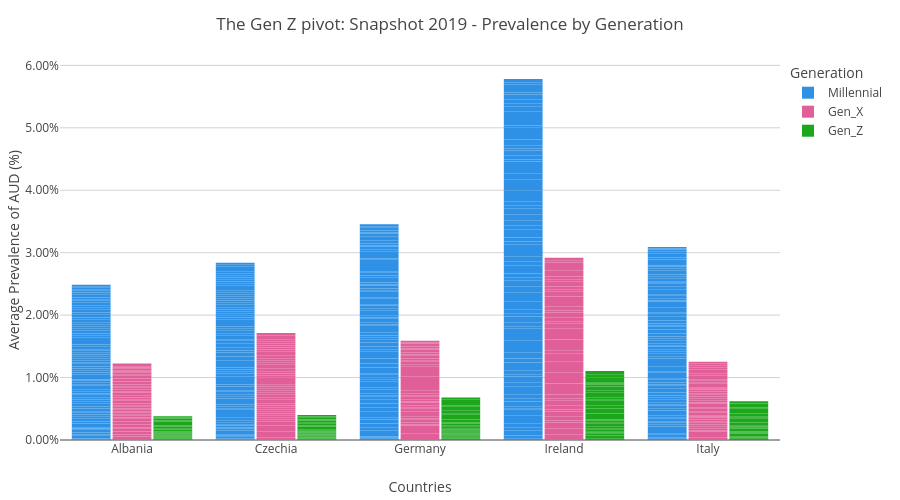

The code cell stored with this chart in its notebook:
### Code cell
fig.update_layout(
    bargap=0.15,        # gap between location groups
    bargroupgap=0.05    # gap between bars within a group
)

### Figure 1 — Plotly figure (JSON) as saved in the notebook; plotly's stock layout.template omitted (floating-point values rounded to 4 significant figures; data arrays with more than 128 entries replaced by an {"elided": "..."} marker saying what was removed)
{"data": [{"alignmentgroup": "True", "hovertemplate": "Generation=Millennial<br>Countries=%{x}<br>Average Prevalence of AUD (%)=%{y}<extra></extra>", "legendgroup": "Millennial", "marker": {"color": "#2E91E5", "line": {"color": "rgba(0,0,0,0)", "width": 0}, "pattern": {"shape": ""}}, "name": "Millennial", "offsetgroup": "Millennial", "orientation": "v", "showlegend": true, "textposition": "auto", "type": "bar", "x": {"elided": "480 str values"}, "xaxis": "x", "y": {"elided": "480 float values"}, "yaxis": "y"}, {"alignmentgroup": "True", "hovertemplate": "Generation=Gen_X<br>Countries=%{x}<br>Average Prevalence of AUD (%)=%{y}<extra></extra>", "legendgroup": "Gen_X", "marker": {"color": "#E15F99", "line": {"color": "rgba(0,0,0,0)", "width": 0}, "pattern": {"shape": ""}}, "name": "Gen_X", "offsetgroup": "Gen_X", "orientation": "v", "showlegend": true, "textposition": "auto", "type": "bar", "x": {"elided": "255 str values"}, "xaxis": "x", "y": {"elided": "255 float values"}, "yaxis": "y"}, {"alignmentgroup": "True", "hovertemplate": "Generation=Gen_Z<br>Countries=%{x}<br>Average Prevalence of AUD (%)=%{y}<extra></extra>", "legendgroup": "Gen_Z", "marker": {"color": "#1CA71C", "line": {"color": "rgba(0,0,0,0)", "width": 0}, "pattern": {"shape": ""}}, "name": "Gen_Z", "offsetgroup": "Gen_Z", "orientation": "v", "showlegend": true, "textposition": "auto", "type": "bar", "x": {"elided": "165 str values"}, "xaxis": "x", "y": {"elided": "165 float values"}, "yaxis": "y"}], "layout": {"bargap": 0.15, "bargroupgap": 0.05, "barmode": "group", "height": 500, "legend": {"orientation": "v", "title": {"text": "Generation"}, "tracegroupgap": 0, "x": 1.15, "xanchor": "right", "y": 1, "yanchor": "top"}, "margin": {"b": 60, "l": 60, "r": 60, "t": 60}, "plot_bgcolor": "white", "title": {"text": "The Gen Z pivot: Snapshot 2019 - Prevalence by Generation"}, "width": 900, "xaxis": {"anchor": "y", "domain": [0, 1], "showgrid": false, "title": {"text": "Countries"}}, "yaxis": {"anchor": "x", "domain": [0, 1], "gridcolor": "lightgrey", "showgrid": true, "tickformat": ".2f", "ticksuffix": "%", "title": {"text": "Average Prevalence of AUD (%)"}}}}
